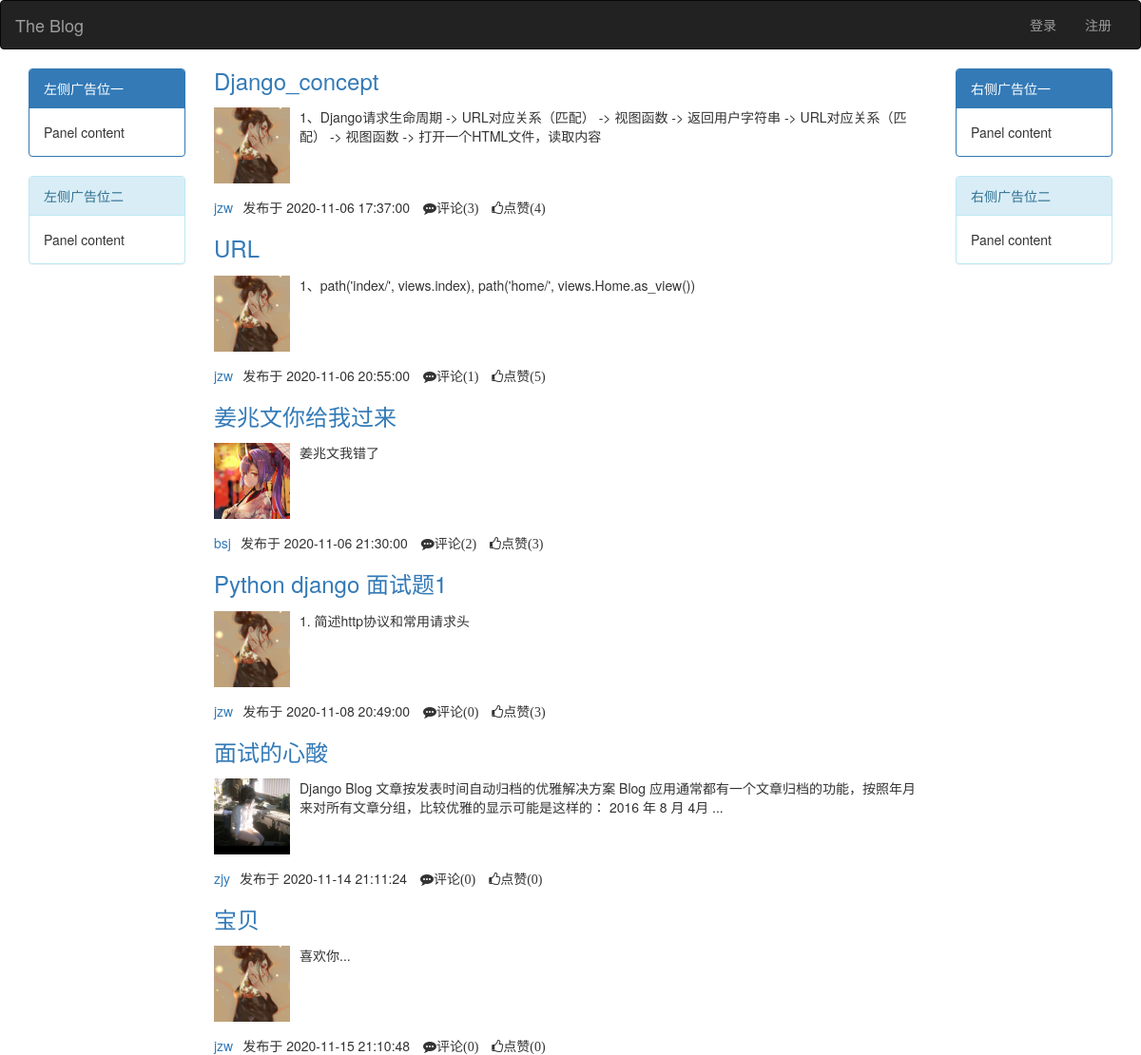
The app's page /index/ with its own data.
### blog/models.py (models this page shows, shortened)
class Article(models.Model):
    nid = models.AutoField(primary_key=True)
    title = models.CharField(max_length=50,verbose_name='文章标题')
    desc = models.CharField(max_length=255,verbose_name='文章简介')
    create_time = models.DateTimeField(verbose_name='创建时间',auto_now_add=True)
    category = models.ForeignKey(to="Category", to_field="nid", null=True,on_delete=models.CASCADE,verbose_name='文章分类')
    user = models.ForeignKey(to="UserInfo", to_field="nid",on_delete=models.CASCADE,verbose_name='作者')
    tags = models.ManyToManyField(  # 中介模型
        to="Tag",
        through="Article2Tag",
        through_fields=("article", "tag"),  # 注意顺序！！！
    )
    comment_count = models.IntegerField(verbose_name='评论数',default=0)
    up_count = models.IntegerField(verbose_name='点赞数',default=0)
    down_count = models.IntegerField(verbose_name='差评数',default=0)
    class Meta:
        verbose_name = '文章'
        verbose_name_plural = verbose_name

class UserInfo(AbstractUser):
    nid = models.AutoField(primary_key=True)
    phone = models.CharField(max_length=11, null=True, unique=True)
    avatar = models.FileField(upload_to="avatars/", default="avatars/default.png", verbose_name="头像")
    create_time = models.DateTimeField(auto_now_add=True)
    blog = models.OneToOneField(to="Blog", to_field="nid", null=True,on_delete=models.CASCADE)
    class Meta:
        verbose_name = '用户'
        verbose_name_plural = verbose_name

### blog/views.py (the view)
# urls.py: path('index/', views.index),
def index(request):
    article_List = models.Article.objects.all()
    user = request.user
    avatar_img = models.UserInfo.objects.filter(username=user).first()
    return render(request, "index.html",{'article_List':article_List,'avatar_img':avatar_img})

### templates/index.html (shortened to what this page needs)
<!DOCTYPE html>
<html lang="en">
<head>
    <link rel="stylesheet" href="/static/bootstrap/css/bootstrap.min.css">
    <link rel="stylesheet" href="/static/mystyle.css">
    <link rel="stylesheet" href="/static/fontawesome/css/font-awesome.min.css">
</head>
<body>
<nav class="navbar navbar-inverse">
    <div class="container-fluid">
        <div class="navbar-header">
            <a class="navbar-brand" href="#">The Blog</a>
        </div>
        <div class="collapse navbar-collapse" id="bs-example-navbar-collapse-1">
            <ul class="nav navbar-nav">
                <li class="active\"><a href="#"><span class="sr-only">(current)</span></a></li>
                <li><a href="#"></a></li>
            </ul>
            <ul class="nav navbar-nav navbar-right">
                {% if request.user.username %}
                    <li class="dropdown">
                        <div>
                            <img class="avatar-img" src="/media/{{ avatar_img.avatar }}/">
                            <a style="margin-left: 10px;" href="/#/" class="dropdown-toggle" data-toggle="dropdown" role="button"
                               aria-haspopup="true"
                               aria-expanded="false">{{ request.user.username }}<span class="caret"></span></a>
                            <ul class="dropdown-menu">
                                <li><a href="/blog/backend/add_article/{{ request.user.username }}/">写文章</a></li>
                                <li><a href="/blog/{{ request.user.username }}/">主页</a></li>
                                <li><a href="#">Something else here</a></li>
                                <li role="separator" class="divider"></li>
                                <li><a href="/logout/">退出登录</a></li>
                            </ul>
                        </div>
                    </li>
                {% else %}
                    <li><a href="/login/">登录</a></li>
                    <li><a href="/reg/">注册</a></li>
                {% endif %}
            </ul>
        </div>
    </div>
</nav>
<div class="container">
    <div class="row">
        <div class="col-md-2">
            <div class="panel panel-primary">
                <div class="panel-heading">左侧广告位一</div>
                <div class="panel-body">
                    Panel content
                </div>
            </div>
            <div class="panel panel-info">
                <div class="panel-heading">左侧广告位二</div>
                <div class="panel-body">
                    Panel content
                </div>
            </div>
        </div>
        <div class="col-md-8">
            <div class="article-list">
                {% for article in article_List %}
                    <div class="article">
                        <h3>
                            <a href="/blog/{{ article.user.username }}/article/{{ article.pk }}/">{{ article.title }}</a>
                        </h3>
                        <div class="media">
                            <div class="media-left">
                                <a href="#">
                                    <img class="media-object author-img" src="/media/{{ article.user.avatar }}"
                                         alt="...">
                                </a>
                            </div>
                            <div class="media-body">
                                <p>{{ article.desc }}</p>
                            </div>
                        </div>
                        <div class="article-footer">
                            <span><a href="/blog/{{ article.user.username }}">{{ article.user.username }}</a></span>发布于
                            <span>{{ article.create_time|date:'Y-m-d H:i:s' }}</span>
                            <i class="fa fa-commenting"
                               aria-hidden="true"><span>评论({{ article.comment_set.all.count }})</span></i>
                            <i class="fa fa-thumbs-o-up" aria-hidden="true"><span>点赞({{ article.up_count }})</span></i>
                        </div>
                    </div>
                {% endfor %}
            </div>
        </div>
        <div class="col-md-2">
            <div class="panel panel-primary">
                <div class="panel-heading">右侧广告位一</div>
                <div class="panel-body">
                    Panel content
                </div>
            </div>
            <div class="panel panel-info">
                <div class="panel-heading">右侧广告位二</div>
                <div class="panel-body">
                    Panel content
                </div>
            </div>
        </div>
    </div>
</div>
</body>
</html>

### static/mystyle.css (style rules this page uses)
.article-list { margin-top: -20px; }
.author-img { width: 80px; height: 80px; }
.article-footer span { margin-right: 10px; }
.article-footer { margin-top: 15px; }

### records on screen
Article: title "Django_concept", user.avatar (picture), desc "1、Django请求生命周期 -> URL对应关系（匹配） -> 视图函数 -> 返回用户字符串 -> URL对应关系（匹配） -> 视图函数 -> 打开一个HTML文件，读取内容", user.username "jzw", create_time "2020-11-06 17:37:00", comment_set.all.count "3", up_count "4"
Article: title "URL", user.avatar (picture), desc "1、path('index/', views.index), path('home/', views.Home.as_view())", user.username "jzw", create_time "2020-11-06 20:55:00", comment_set.all.count "1", up_count "5"
Article: title "姜兆文你给我过来", user.avatar (picture), desc "姜兆文我错了", user.username "bsj", create_time "2020-11-06 21:30:00", comment_set.all.count "2", up_count "3"
Article: title "Python django 面试题1", user.avatar (picture), desc "1. 简述http协议和常用请求头", user.username "jzw", create_time "2020-11-08 20:49:00", comment_set.all.count "0", up_count "3"
Article: title "面试的心酸", user.avatar (picture), desc "Django Blog 文章按发表时间自动归档的优雅解决方案 Blog 应用通常都有一个文章归档的功能，按照年月来对所有文章分组，比较优雅的显示可能是这样的： 2016 年 8 月 4月 ...", user.username "zjy", create_time "2020-11-14 21:11:24", comment_set.all.count "0", up_count "0"
Article: title "宝贝", user.avatar (picture), desc "喜欢你...", user.username "jzw", create_time "2020-11-15 21:10:48", comment_set.all.count "0", up_count "0"
